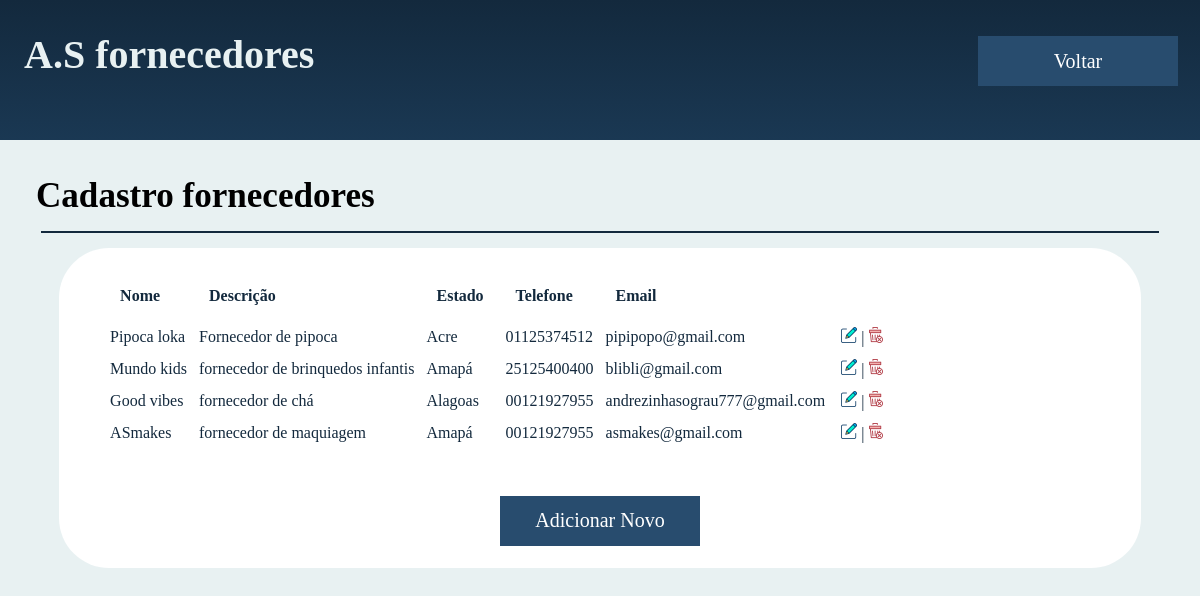
Screenshot of /fornecedor.php with the database file from the repository.
### tables this page shows
create table tb_fornecedores (
for_codigo int null auto_increment ,
for_email varchar(45) not null,
for_nomeemp varchar(45) not null,
for_descricao varchar(200) not null,
for_telefone varchar(45) not null,
primary key(for_codigo),
foreign key (for_est_codigo) references tb_estados(est_codigo),
for_est_codigo int not null
);

create table tb_estados (
est_codigo int not null auto_increment,
est_estado varchar(45) not null,
primary key(est_codigo)
);

### fornecedor.php (the view, shortened to what this page needs)
<?php
include("config.php");
$consulta= $conexao->query("select * from tb_fornecedores join  tb_estados on for_est_codigo= est_codigo order by for_codigo");
?>
<html lang="en">
<head>
    <link rel="stylesheet" href="style.css">
</head>
<body>
    <div class="container">
      <div class= "superior">
        <h1> A.S fornecedores </h1>
      </div>
      <div class="menu">
        <a href="index.php"><button> Voltar </button></a>
      </div>
    </div>
    <div class="container3">
      <div class="subtitulo">
        <h3>Cadastro fornecedores</h3>
        <hr>
      </div>
    <div class="usuario">
     <table>
        <tr style="background-color:#ccc">
          <th>Nome</th>
          <th>Descrição</th>
          <th>Estado</th>
          <th>Telefone</th>
          <th>Email</th>
        </tr>
        <?php while($resultado = $consulta->fetch_assoc()){ ?>
        <tr>
        <td><?php echo $resultado['for_nomeemp']; ?></td>
        <td><?php echo $resultado['for_descricao']; ?></td>
        <td><?php echo $resultado['est_estado']; ?></td>
        <td><?php echo $resultado['for_telefone']; ?></td>
        <td><?php echo $resultado['for_email']; ?></td>
        <td>&nbsp;<a href="fornecedores-editar.php?codigo=<?php echo $resultado['for_codigo']; ?>"><img src="images/editar.png" width="16"></a> |
      <a href="?excluir=<?php echo $resultado['for_codigo']; ?>" onclick="return confirm('Deseja realmente apagar?');"><img src="images/excluir.png" width="16"><a/>&nbsp;</td>
    </tr>
  <?php } ?>
  </table><br><br>
  <a href="fornecedores-novo.php"><button>Adicionar Novo</button></a>
</html>
</body>
</html>

### style.css (style rules this page uses)
* { margin: 0; padding: 0; border: 0; }
body { background: #E8F1F2;; width: 100%; height: 100vh; position: relative; display: inline-block; }
.container { display: inline-block; width: 100%; height: 16%; padding-top: 1%; background: linear-gradient(#13293D, #1a3853); }
.superior { display: inline-block; width: 25%; margin-left: 2%; }
.superior h1 { color: #E8F1F2; font-family: Garamond; font-size: 40px; }
.menu { display: inline-block; width: 70%; padding-top: 2%; text-align: right; position: relative; margin-right: 2%; left: 10px; }
button { width: 200px; height: 50px; border: none; text-align: center; text-decoration: none; font-size: 20px; font-family: Garamond; color: white; background-color: #284c6e; cursor: pointer; transition: 0.5s; }
.container3 { padding: 3%; }
.subtitulo hr { border: 0; height: 2px; background: #13293D; margin-left: 5px; margin-right: 5px; margin-top: 20px; margin-bottom: 20px; }
.subtitulo { font-size: 30px; }
.usuario { padding: 2%; margin-left: 2%; margin-right: 2%; border-radius: 50px; background-color: white; text-align: center; }
.usuario table { width: 100%; background-color: white; border-radius: 15px; margin-bottom: 10px; padding-left: 20px; padding-right: 20px; font-size: 16px; }
.usuario table tr { text-align: left; }
.usuario table tr td { padding: 5px; }
.usuario table tr th { padding-top: 10px; }
hr { border: 0; height: 1px; background: #13293D; margin-left: 5px; margin-right: 5px; margin-top: 5px; margin-bottom: 5px; }
.subtitulo hr { border: 0; height: 2px; background: #13293D; margin-left: 5px; margin-right: 5px; margin-top: 15px; margin-bottom: 15px; }
table { border: none; width: 100%; margin: 8%; border-radius: 12px; display: block; background-color: white; font-size: 20px; margin: 4px 2px; border-radius: 12px; }
th, td { text-align: left; padding: 15px; }
tr:nth-child(even) { background-color: white }
th { background-color:white ; color:#13293D ; }
td { background-color:white ; color:#13293D ; }

### rows the page displays
tb_fornecedores: for_nomeemp "Pipoca loka", for_descricao "Fornecedor de pipoca", for_est_codigo.est_estado "Acre", for_telefone "01125374512", for_email "pipipopo@gmail.com"
tb_fornecedores: for_nomeemp "Mundo kids", for_descricao "fornecedor de brinquedos infantis", for_est_codigo.est_estado "Amapá", for_telefone "25125400400", for_email "blibli@gmail.com"
tb_fornecedores: for_nomeemp "Good vibes", for_descricao "fornecedor de chá", for_est_codigo.est_estado "Alagoas", for_telefone "00121927955", for_email "andrezinhasograu777@gmail.com"
tb_fornecedores: for_nomeemp "ASmakes", for_descricao "fornecedor de maquiagem", for_est_codigo.est_estado "Amapá", for_telefone "00121927955", for_email "asmakes@gmail.com"
